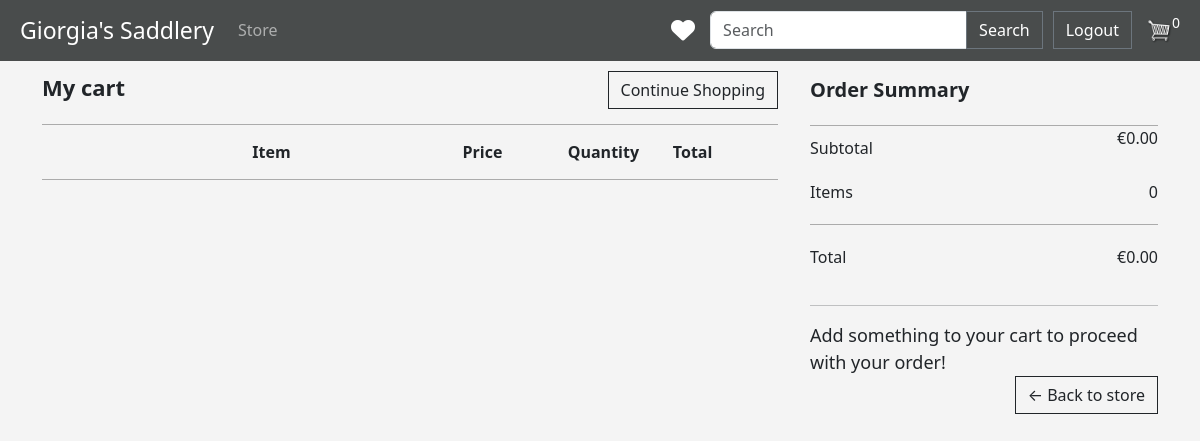
/cart/ (signed in), run on an earlier commit of the app's database.
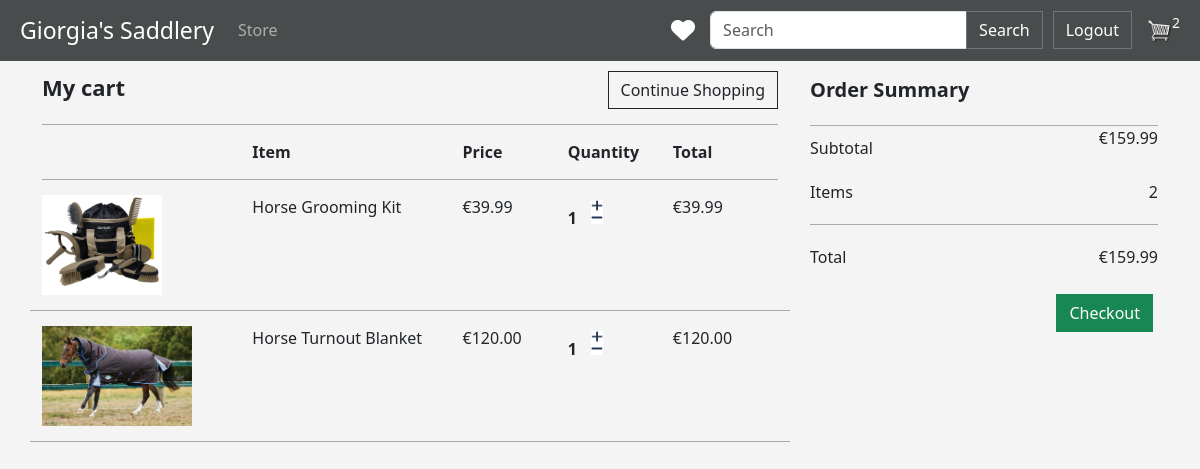
And on a later commit of the database.
### store/models.py (models this page shows, shortened)
class OrderModel(models.Model):
    customer = models.ForeignKey(CustomerModel, on_delete=models.SET_NULL, blank=True, null=True)
    date_order = models.DateTimeField(auto_now_add=True)
    complete = models.BooleanField(default=False, null=True, blank=True)
    transaction_id = models.CharField(max_length=5, null=True)
    def calculate_cart_total(self):
        orderitems = self.orderitemmodel_set.all()
        total = sum([item.calculate_total for item in orderitems])
        return total
    def calculate_cart_items(self):
        orderitems = self.orderitemmodel_set.all()
        total = sum([item.quantity for item in orderitems])
        return total

class OrderItemModel(models.Model):
    product = models.ForeignKey(ProductModel, on_delete=models.SET_NULL, null=True, blank=True)
    order = models.ForeignKey(OrderModel, on_delete=models.SET_NULL, null=True, blank=True)
    quantity = models.IntegerField(default=0, null=True, blank=True)
    date_added = models.DateTimeField(auto_now_add=True)
    @property
    def calculate_total(self):
        total = self.product.price * self.quantity
        return total

class ProductModel(models.Model):
    name = models.CharField(max_length=200, null=True)
    price = models.FloatField()
    category = models.ForeignKey(CategoryModel, on_delete=models.SET_NULL, null=True)
    image = models.ImageField(null=True, blank=True)
    description = models.TextField(null=True, blank=True)
    numberOfLikes = models.IntegerField(default=0)
    @property
    def imageURL(self):   #senza questa funzione se ci fosse un prodotto senza immagine darebbe errore a tutta la pagina
        try:
            url = self.image.url
        except:
            url = ''
        return url

### store/views.py (the view)
# urls.py: path('cart/', views.cart, name="cart"),
def cart(request):
    customer = request.user.customermodel
    order, created = OrderModel.objects.get_or_create(customer=customer, complete=False)
    items_list = order.orderitemmodel_set.all()   #rende tutti gli item di quell'ordine
    cart_items = order.calculate_cart_items
    context = {'items_list': items_list, 'order': order, 'cart_items': cart_items}
    return render(request, 'store/cart.html', context)

### store/templates/store/cart.html (shortened to what this page needs)
{% extends 'store/main.html' %}
{% load static %}
{% block content %}
    <div class="row">
        <div class="col-lg-8 col-md-12">
            <div style="display: flex;justify-content: space-between;border-bottom:1px solid rgba(0, 0, 0, 0.3); padding-bottom: 15px;">
                <div style=" font-size:22px; ">
                    <strong> My cart </strong>
                </div>
                <div>
                    <a class= "btn btn-outline-dark" href="{% url 'store' %}"> Continue Shopping</a>
                </div>
            </div>
            <div style="display: flex; align-items: center; padding-bottom: 15px; padding-top:15px; border-bottom:1px solid rgba(0, 0, 0, 0.3);" >
                <div style="flex:2"> <strong> Item</strong></div>
                <div style="flex:1"> <strong> Price</strong> </div>
                <div style="flex:1"> <strong> Quantity</strong> </div>
                <div style="flex:1"> <strong> Total</strong> </div>
            </div>
                {% for item in items_list %}
                 <div class="row">
                    <div class="col lg-12" style="display: flex; border-bottom:1px solid rgba(0, 0, 0, 0.3); padding-bottom: 15px; padding-top: 15px">
                        <div style="flex:2">
                            <img src="{{item.product.imageURL}}" style="width: auto; height: 100px;">
                        </div>
                        <div style="flex:2"> {{item.product.name}}</div>
                        <div style="flex:1"> €{{item.product.price|floatformat:2}}</div>
                        <div style="flex:1">
                            <p class="quantity" style="margin-top:0px;">{{item.quantity}}</p>
                            <div class="quantity">
							<img data-product="{{item.product.id}}" data-action="add" class="change-quantity update-cart" src="{% static  'images/plus.png' %}" style="height: 12px; width: 12px; margin-top: 5px;">
							<img data-product="{{item.product.id}}" data-action="remove" class="change-quantity update-cart" src="{% static  'images/minus.png' %}" style="height: 12px; width: 12px; ">
						</div>
                        </div>
                        <div style="flex:1"> €{{item.calculate_total|floatformat:2}}</div>
                    </div>
                </div>
                {% endfor %}
        </div>
        <div class="col-lg-4 col-md-12" style="padding-left: 20px;">
            <div style="padding-bottom: 20px; margin-top:4px; border-bottom:1px solid rgba(0, 0, 0, 0.3); font-size:20px; ">
                <strong> Order Summary </strong>
            </div>
            <div style="display: flex; justify-content: space-between;padding-bottom: 20px; ">
                <div style="margin-top: 10px">
                    Subtotal
                </div>
                <div>
                    €{{order.calculate_cart_total|floatformat:2}}
                </div>
            </div>
            <div style="display: flex; justify-content: space-between; border-bottom:1px solid rgba(0, 0, 0, 0.3); padding-bottom: 20px; ">
                <div>
                    Items
                </div>
                <div>
                    {{order.calculate_cart_items}}
                </div>
            </div>
            <div style="display: flex; justify-content: space-between; padding-bottom: 20px; padding-top: 20px">
                <div>
                    Total
                </div>
                <div>
                    €{{order.calculate_cart_total|floatformat:2}}
                </div>
            </div>
            {% if order.calculate_cart_items > 0 %}
                <a  style="float:right; margin:5px;" class="btn btn-success" href="{% url 'checkout' %}">Checkout</a>
            {% else %}
                <hr>
                <div style="font-size: 18px;">Add something to your cart to proceed with your order!</div>
                <div style="margin-bottom:20px; display: flex; justify-content: right">
                <a  class="btn btn-outline-dark" href="{% url 'store' %}">&#x2190; Back to store</a>
            </div>
            {% endif %}
        </div>
    </div>
{% endblock content %}

### store/templates/store/main.html (shortened to what this page needs)
<!DOCTYPE html>
{% load static %}
<html lang="en">
<head>
    <link href="https://cdn.jsdelivr.net/npm/bootstrap@5.3.0-alpha3/dist/css/bootstrap.min.css" rel="stylesheet">
    <link rel="stylesheet" type="text/css" href="{% static 'css/main.css' %}">
</head>
<body>
<nav class="navbar navbar-expand-lg navbar-dark bg-dark" style="padding-right: 20px; padding-left: 20px;">
  <a class="navbar-brand" href="{% url 'store' %}" style="font-size: 23px;">  Giorgia's Saddlery </a>
  <div class="collapse navbar-collapse justify-content-between" id="navbarSupportedContent">
    <ul class="navbar-nav mr-auto">
      <li class="nav-item active">
        <a class="nav-link" href="{% url 'store' %}"> Store</a>
      </li>
    </ul>
    <div class="form-inline my-2 my-lg-0 d-flex align-items-center">
        {% if request.user.is_authenticated %}
        <a href="{% url 'likedProducts' %}" style="text-decoration: none; margin-right: 15px" >
            <i class="fa-solid fa-heart fa-xl" style="color: white"></i>
        </a>
        {% endif %}
         <form class="form-inline my-2 my-lg-0" action="{% url 'search' %}" method=POST style="margin-right: 10px">
            <div class="input-group">
            <input class="form-control mr-sm-2" type="search" placeholder="Search" aria-label="Search" name="searched">
            <div class="input-group-append">
                <button class="btn btn-outline-secondary my-2 my-sm-0" type="submit" style="color: white">Search</button>
            </div>
            </div>
        </form>
        {% if request.user.is_authenticated %}
         		<a href="{% url 'logout' %}" class="btn btn-outline-secondary my-2 my-sm-0" type="submit" style="color: white">Logout</a>
        {% else %}
         		<a href="{% url 'login' %}" class="btn btn-outline-secondary my-2 my-sm-0" type="submit" style="color: white; margin-right: 10px;">Login</a>
                <a href="{% url 'register_user' %}" class="btn btn-outline-secondary my-2 my-sm-0" type="submit" style="color: white">Register</a>
        {% endif %}
        {% if request.user.is_authenticated %}
            <a href="{% url 'cart' %}">
                    <img  id="cart-icon" src="{% static 'images/cart.png' %}" >
            </a>
            <p id="cart-total" style="color:white; background-color: transparent; font-size: 14px;">{{cart_items}}</p>
        {% endif %}
    </div>
  </div>
</nav>
<div class="container" style="margin-bottom: 30px">
    {% block content%}
    {% endblock content%}
</div>
</body>
</html>

### static/css/main.css (style rules this page uses)
body { background-color: #f4f4f4; }
.bg-dark { background-color: #494c4c !important; }
#cart-icon { width:25px; display: inline-block; margin-left: 15px; }
.col-lg-4, .col-lg-6, .col-lg-8, .col-lg-12 { margin-top: 10px; }
.btn { border-radius: 0; }
.quantity { display: inline-block; font-weight: 700; padding-right:10px; }
.change-quantity { width: 12px; cursor: pointer; display: block; transition:.1s; }

### store/templates/store/main.html (style rules this page uses)
body { background-color: #f4f4f4; }

What changed in the data, as far as the page shows it:
removed OrderModel: id "0", calculate_cart_total "0.00", calculate_cart_items "0"
added OrderModel: id.quantity "2", calculate_cart_total "159.99", calculate_cart_items "2"
added OrderItemModel: product.imageURL (picture), product.name "Horse Grooming Kit", product.price "39.99", quantity "1", calculate_total "39.99"
added OrderItemModel: product.imageURL (picture), product.name "Horse Turnout Blanket", product.price "120.00", quantity "1", calculate_total "120.00"
Also different on the page:
text no longer shown: "Add something to your cart to proceed with your order! ← Back to store"
text now shown: "Checkout"
